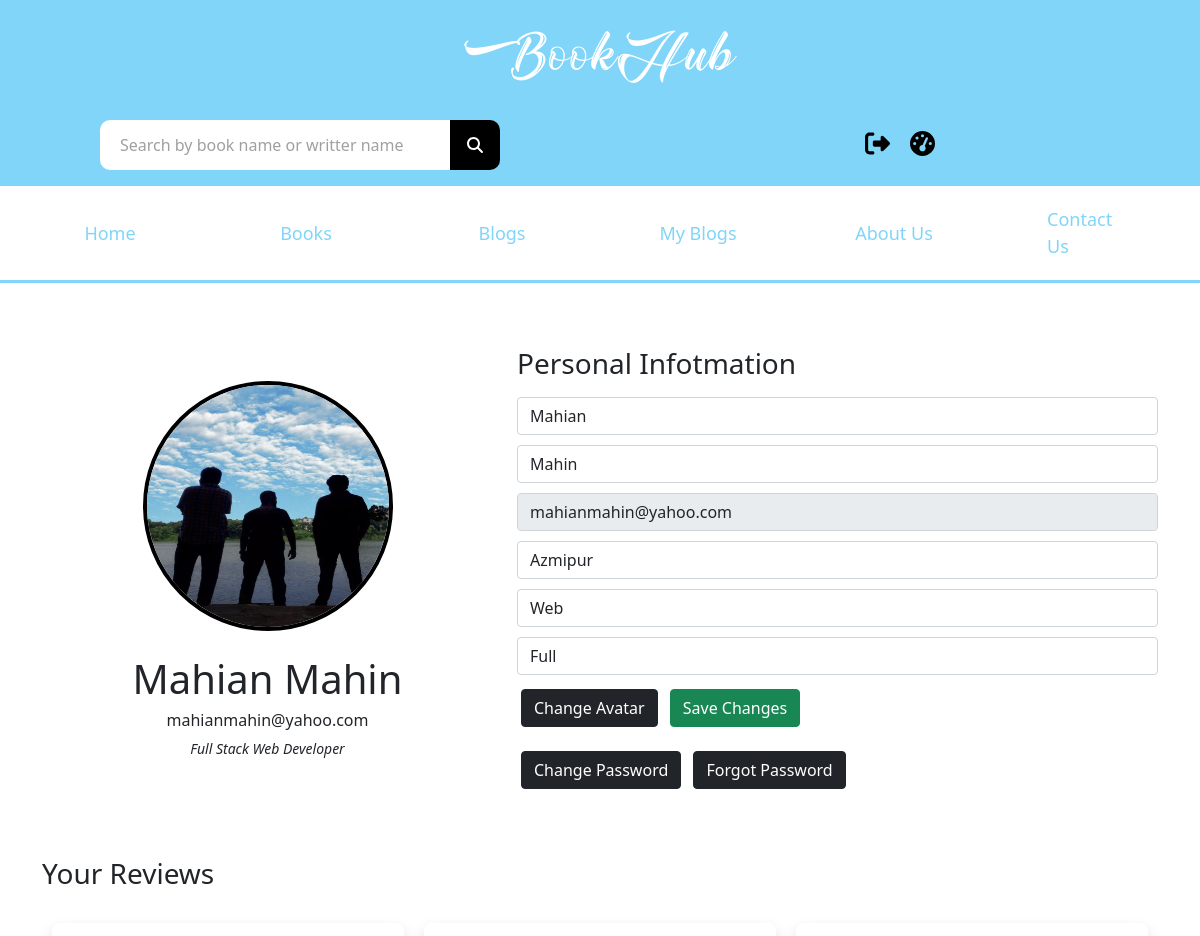
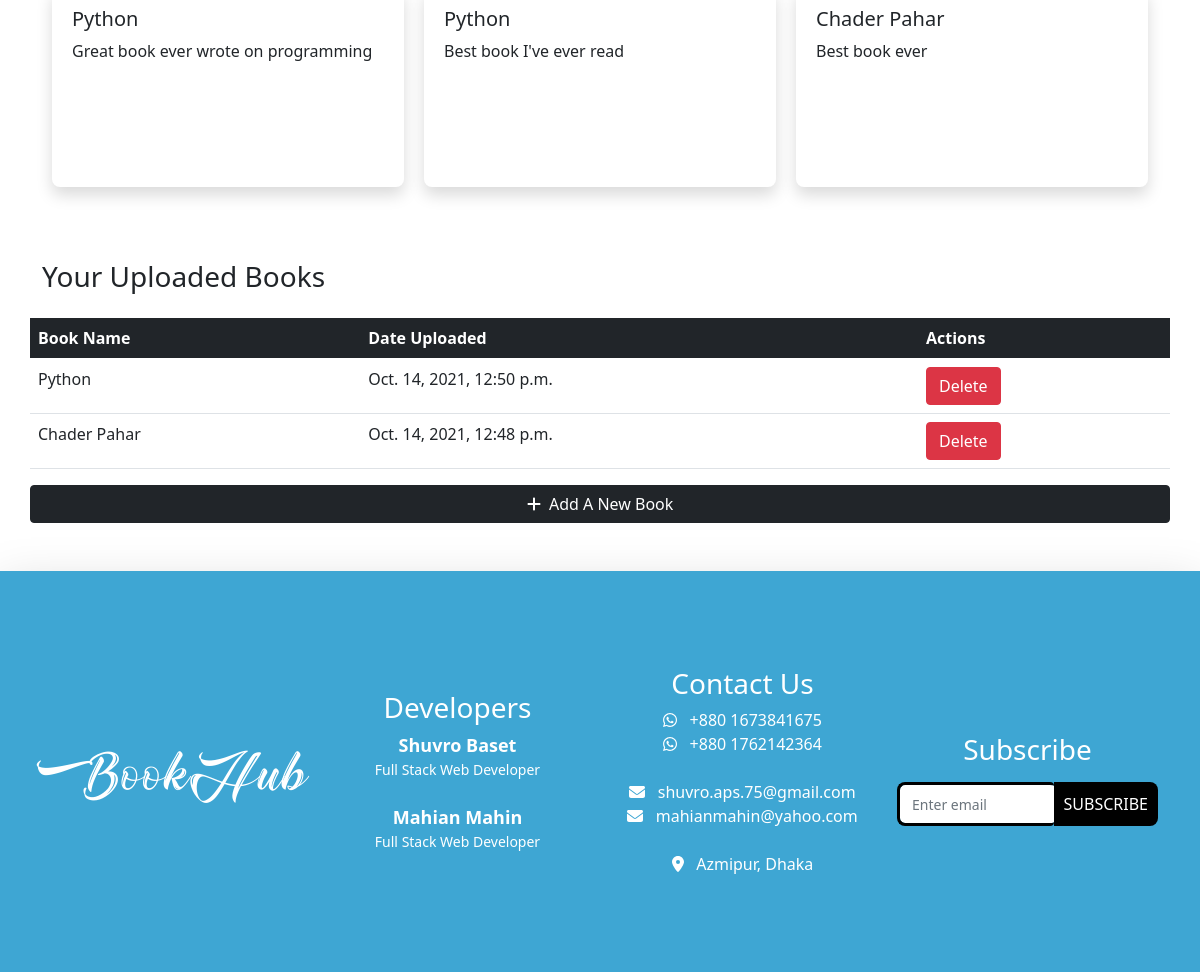
Page /user-dashboard (signed in) on the committed database (2 pictures, top to bottom).
### user_app/models.py (models this page shows)
class UserProfile(models.Model):
    user = models.OneToOneField(User, on_delete=models.CASCADE, related_name='profile')
    profile_pic = models.ImageField(upload_to='users',default='user.jpg')
    address = models.CharField(max_length=50,null=True, blank=True)
    occupation = models.CharField(max_length=50,null=True, blank=True)
    bio = models.TextField(max_length=255, null=True, blank=True)

### bookHub_app/models.py (models this page shows)
class BooksReview(models.Model):
    book = models.ForeignKey(Books, on_delete=models.CASCADE)
    user = models.ForeignKey(User, on_delete=models.CASCADE)
    review = models.CharField(max_length=250, null=True, blank=True)
    star = models.IntegerField(default=0, null=True)

class Books(models.Model):
    uploader = models.ForeignKey(User, on_delete=models.CASCADE)
    book = models.FileField(upload_to='pdf')
    book_thumbnail = models.ImageField(upload_to='pdf/thumbnails', null=True)
    book_name = models.CharField(max_length=200, null=True)
    language = models.CharField(max_length=100, null=True)
    author_name = models.CharField(max_length=200, null=True)
    description = models.TextField()
    uploaded_time = models.DateTimeField(auto_now=True)
    book_category = models.CharField(max_length=1000, null=True)
    book_rating = models.FloatField(null=True, blank=True, default=0.0)
    def __str__(self):
        return self.book_name + '.pdf'

### user_app/views.py (the view, shortened to what this page needs)
# urls.py: path('user-dashboard', userDashboard, name='user_dashboard'),
def userDashboard(request):
    if request.user.is_authenticated:
        book_review = BooksReview.objects.filter(user=request.user)
        books = Books.objects.filter(uploader=request.user)
        book_categories = BookCategories.objects.all()
        global user_profile_ins
        user_profile_ins = UserProfile.objects.filter(user_id=request.user.id).first()
        context = {
            'user_profile_ins': user_profile_ins,
            'book_reviews': book_review,
            'books': books,
            'categories': book_categories
        }
        return render(request, 'dashboard.html', context=context)
    else:
        messages.warning(request, "You Must Be Logged In")
        return redirect('/login')

### templates/dashboard.html (shortened to what this page needs)
{% extends 'main.html' %}
{% load static %}
{% block content %}
    <div class="container my-5">
        <div class="row personal_info">
            <div class="col-sm-5 my-3 profile_pic_section d-flex flex-column justify-content-center align-items-center">
                {% if user_profile_ins.profile_pic.url %}
                    <img src={{ user_profile_ins.profile_pic.url }}> <br>
                {% else %}
                    <img src={% static '/images/user.jpg' %}> <br>
                {% endif %}
                <h1>{{ request.user.first_name }} {{ request.user.last_name }}</h1>
                <h6>{{ request.user.email }}</h6>
                <small><i>{{ user_profile_ins.bio }}</i></small>
            </div>
            <div class="col-sm-7 my-3 profile_info">
                <h3>Personal Infotmation</h3>
                <form method="post" class="form-group my-3 personal_info_form" enctype="multipart/form-data">
                    <input type="text" class="form-control" placeholder="First Name" value={{ request.user.first_name }} name="f_name">
                    <input type="text" class="form-control" placeholder="Last Name" value={{ request.user.last_name }} name="l_name">
                    <input type="email" class="form-control" placeholder="Email" value={{ request.user.email }} name="email"  disabled>
                    <input type="text" class="form-control" placeholder="address" value={{ user_profile_ins.address }} name="address">
                    <input type="text" class="form-control" placeholder="occupation" value={{ user_profile_ins.occupation }} name="occupation">
                    <input type="text" class="form-control" placeholder="Enter Your bio" value={{ user_profile_ins.bio }} name="bio">
                    <label for="avatar_file" class="btn btn-dark mx-1 my-1">Change Avatar</label>
                    <button type="submit" class="btn btn-success mx-1 my-1">Save Changes</button>
                </form>
                        <a href={% url 'reset_password' %}><button class="btn btn-dark mx-1 my-1">Change Password</button></a>
                        <a href={% url 'forget_password' %}><button class="btn btn-dark mx-1 my-1">Forgot Password</button></a>
            </div>
        </div>
        {% if book_reviews %}
        <div class="row review_section my-5">
            <h3>Your Reviews</h3>
            <div class="review_slider d-flex flex-row align-items-center">
                {% for review in book_reviews %}
                    <div class="review_card shadow">
                        <h5>{{ review.book.book_name }}</h5>
                        <div class="review_description">
                            <p>{{ review.review | truncatewords:18 }}</p>
                        </div>
                    </div>
                {% endfor %}
            </div>
        </div>
        {% endif %}
        <div class="row uploaded_books mt-5">
            <h3>Your Uploaded Books</h3>
            {% if books %}
            <table class="table table-hover mt-3">
                <thead>
                  <tr class="bg-dark text-white">
                    <th scope="col">Book Name</th>
                    <th scope="col">Date Uploaded</th>
                    <th scope="col">Actions</th>
                  </tr>
                </thead>
                <tbody>
                {% for book in books %}
                  <tr>
                    <td>{{ book.book_name }}</td>
                    <td>{{ book.uploaded_time }}</td>
                    <td><a href={% url 'delete' book.id %}><button class="btn btn-danger">Delete</button></a></td>
                  </tr>
                {% endfor %}
                </tbody>
            </table>
            {% else %}
                <h6 class="my-3">You haven't uploaded any book yet</h6>
            {% endif %}
        </div>
        <div class="row add_book_section">
            <button class="btn btn-dark w-100" id="add_btn"><i class="fas fa-plus"></i>&nbsp; Add A New Book</button>
        </div>
    </div>
{% endblock %}

### static/css/style.css (style rules this page uses)
.profile_pic_section img { height: 250px; width: 250px; border-radius: 50%; border: 4px solid black; }
.personal_info_form input { margin: 10px 0px; }
.review_slider { height: 250px; overflow-x: auto; }
.review_card { height: 200px; min-width: 350px; border-radius: 8px; margin: 10px; padding: 20px 20px; }
.review_description { width: 350px; padding-right: 10px; }

### rows in the picture
UserProfile: profile_pic (picture), bio "Full Stack Web Developer", address "Azmipur", occupation "Web"
BooksReview: book.book_name "Python", review "Great book ever wrote on programming"
BooksReview: book.book_name "Python", review "Best book I've ever read"
BooksReview: book.book_name "Chader Pahar", review "Best book ever"
Books: book_name "Python", uploaded_time "Oct. 14, 2021, 12:50 p.m."
Books: book_name "Chader Pahar", uploaded_time "Oct. 14, 2021, 12:48 p.m."

### other values in the picture
{{ request.user.first_name }} "Mahian"
{{ request.user.last_name }} "Mahin"
{{ request.user.email }} "mahianmahin@yahoo.com"
